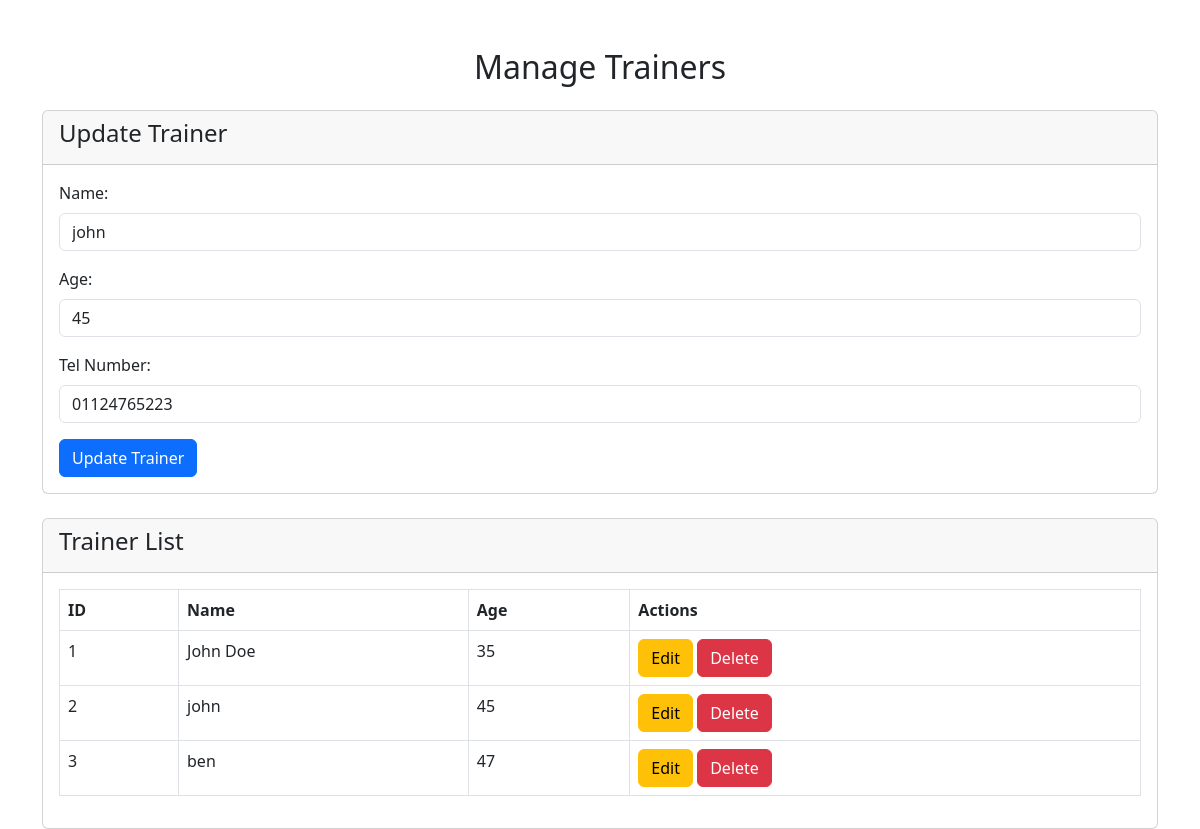
Page /trainer.php?edit=2 on the committed database.
### tables this page shows
CREATE TABLE `trainers` (
  `id` int(11) NOT NULL,
  `name` varchar(255) NOT NULL,
  `age` int(11) NOT NULL,
  `tel` varchar(15) NOT NULL
);

### trainer.php (the view, shortened to what this page needs)
<?php
$trainerToUpdate = null;
$conn = new mysqli("localhost", "root", "", "cricket_club");
if (isset($_GET['edit'])) {
    $id = $_GET['edit'];
    $result = $conn->query("SELECT * FROM trainers WHERE id=$id");
    $trainerToUpdate = $result->fetch_assoc();
}
?>
<!DOCTYPE html>
<html>
<head>
    <link rel="stylesheet" href="https://cdn.jsdelivr.net/npm/bootstrap@5.3.0-alpha1/dist/css/bootstrap.min.css">
</head>
<body>
    <div class="container mt-5">
        <h2 class="text-center"> Manage Trainers</h2>
        <div class="card mt-4">
            <div class="card-header">
                <h4><?php echo $trainerToUpdate ? "Update Trainer" : "Add New Trainer"; ?></h4>
            </div>
            <div class="card-body">
                <form method="POST" action="">
                    <div class="mb-3">
                        <label for="name" class="form-label">Name:</label>
                        <input type="text" name="name" id="name" class="form-control" required
                               value="<?php echo $trainerToUpdate['name'] ?? ''; ?>">
                    </div>
                    <div class="mb-3">
                        <label for="age" class="form-label">Age:</label>
                        <input type="number" name="age" id="age" class="form-control" required
                               value="<?php echo $trainerToUpdate['age'] ?? ''; ?>">
                    </div>
                    <div class="mb-3">
                        <label for="tel" class="form-label">Tel Number:</label>
                        <input type="tel" name="tel" id="tel" class="form-control" required
                               value="<?php echo $trainerToUpdate['tel'] ?? ''; ?>">
                    </div>
                    <button type="submit" name="<?php echo $trainerToUpdate ? 'update_trainer' : 'add_trainer'; ?>"
                            class="btn btn-<?php echo $trainerToUpdate ? 'primary' : 'success'; ?>">
                        <?php echo $trainerToUpdate ? 'Update Trainer' : 'Add Trainer'; ?>
                    </button>
                </form>
            </div>
        </div>
        <div class="card mt-4">
            <div class="card-header">
                <h4>Trainer List</h4>
            </div>
            <div class="card-body">
                <table class="table table-bordered">
                    <thead>
                        <tr>
                            <th>ID</th>
                            <th>Name</th>
                            <th>Age</th>
                            <th>Actions</th>
                        </tr>
                    </thead>
                    <tbody>
                        <?php
                        $result = $conn->query("SELECT * FROM trainers");
                        if ($result->num_rows > 0) {
                            while ($row = $result->fetch_assoc()) {
                                echo "
                                <tr>
                                    <td>{$row['id']}</td>
                                    <td>{$row['name']}</td>
                                    <td>{$row['age']}</td>
                                    <td>
                                        <a href='?edit={$row['id']}' class='btn btn-warning'>Edit</a>
                                        <a href='?delete={$row['id']}' class='btn btn-danger' onclick='return confirm(\"Are you sure?\")'>Delete</a>
                                    </td>
                                </tr>";
                            }
                        } else {
                            echo "<tr><td colspan='6' class='text-center'>No trainers found.</td></tr>";
                        }
                        ?>
                    </tbody>
                </table>
            </div>
        </div>
    </div>
</body>
</html>

### rows in the picture
trainers: name "john", age "45", tel "01124765223", id "2"
trainers: id "1", name "John Doe", age "35"
trainers: id "3", name "ben", age "47"
